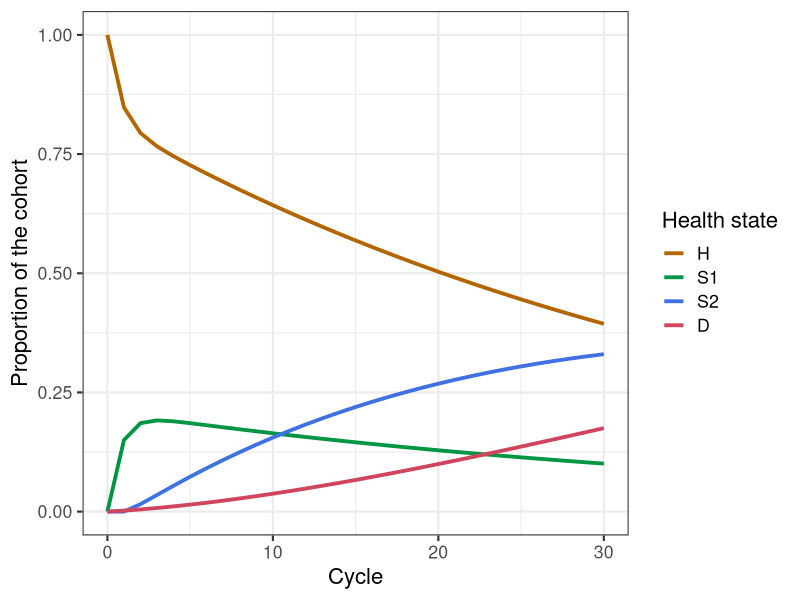

Reproduce this figure in R. (Note: this script raises an error after producing the figure.)
###############################################################################
### A brief report -  ## 2019 ##
################################################################################
# This code forms the basis for the brief report: 
# 'State transition model dynamics TITLE' 
# Authors: 
# Please cite the article when using this code
#
# To program this tutorial we made use of 
# R version 3.5.1 (2018-7-02)
# Platform: x86_64-apple-darwin15.6.0 (64-bit)
# Running under: macOS Mojave 10.14
# RStudio: Version 1.1.456 2009-2018 RStudio, Inc

################################################################################
################# Code of Appendix A ###########################################
################################################################################
# Constructs a time-homogeneous implementation of the Sick-Sicker model #

################################# Initial setup ################################
#rm(list = ls())  # remove any variables in R's memory 
library(dplyr)    # to manipulate data
library(reshape2) # to transform data
library(ggplot2)  # for nice looking plots
library(scales)   # for dollar signs and commas

#### 02 Load Functions ####
# no functions required

#### 03 Input Model Parameters ####
## Strategy names
v.names.str <- c("No Treatment", "Treatment")  
## Number of strategies
n.str <- length(v.names.str)
## Markov model parameters
age     <- 25                  # age at baseline
max.age <- 55                  # maximum age of follow up
n.t <- max.age - age           # time horizon, number of cycles
v.n <- c("H", "S1", "S2", "D") # the 4 states of the model: 
# Healthy (H), Sick (S1), Sicker (S2), Dead (D)
n.s <- length(v.n)             # number of health states 

## Transition probabilities (per cycle) and hazard ratios
p.HD    <- 0.002 # constant probability of dying when healthy (all-cause mortality)
p.HS1   <- 0.15  # probability to become sick when healthy
p.S1H   <- 0.5   # probability to become healthy when sick
p.S1S2  <- 0.105 # probability to become sicker when sick
hr.S1   <- 3     # hazard ratio of death in S1 vs healthy
hr.S2   <- 10    # hazard ratio of death in S2 vs healthy 

## Cost and utility inputs 
# State rewards
c.H   <- 2000  # cost of remaining one cycle healthy 
c.S1  <- 4000  # cost of remaining one cycle sick 
c.S2  <- 15000 # cost of remaining one cycle sicker 
c.D   <- 0     # cost of being dead (per cycle)
c.Trt <- 12000 # cost of treatment (per cycle 

u.H   <- 1     # utility when healthy 
u.S1  <- 0.75  # utility when sick 
u.S2  <- 0.5   # utility when sicker
u.D   <- 0     # utility when healthy 
u.Trt <- 0.95  # utility when being treated

# Transition rewards
du.HS1 <- 0.01  # disutility when transitioning from H to S1
ic.HS1 <- 1000  # increase in cost when transitioning from H to S1
ic.D   <- 1000  # increase in cost when dying

## Discounting factor
d.c <- d.e <- 0.03 # equal discount of costs and QALYs by 3%
# Discount weight vector (equal discounting is assumed for costs and effects)
v.dwc <- 1 / (1 + d.c) ^ (0:n.t) # calculate discount weights for costs for each cycle based on discount rate d.r
v.dwe <- 1 / (1 + d.e) ^ (0:n.t) # calculate discount weights for effectiveness for each cycle based on discount rate d.r

# Transition probability to dead from S1 and S2
p.S1D  <- 1 - exp(log(1 - p.HD) * hr.S1) # probability to die in S1
p.S2D  <- 1 - exp(log(1 - p.HD) * hr.S2) # probability to die in S2

#### 04 Define and initialize matrices and vectors ####
#### 04.1 Transition probability MATRIX ####
# Initialize matrix
m.P <- matrix(0, 
              nrow = n.s, ncol = n.s, 
              dimnames = list(v.n, v.n))
# Fill in matrix
# From H
m.P["H", "H"]  <- 1 - (p.HS1 + p.HD)
m.P["H", "S1"] <- p.HS1
m.P["H", "D"]  <- p.HD
# From S1
m.P["S1", "H"]  <- p.S1H
m.P["S1", "S1"] <- 1 - (p.S1H + p.S1S2 + p.S1D)
m.P["S1", "S2"] <- p.S1S2
m.P["S1", "D"]  <- p.S1D
# From S2
m.P["S2", "S2"] <- 1 - p.S2D
m.P["S2", "D"]  <- p.S2D
# From D
m.P["D", "D"] <- 1

#### 04.2 Initial state vector ####
# All starting healthy
s0 <- c(H = 1, S1 = 0, S2 = 0, D = 0)
s0

#### 04.3 Cohort trace ####
## Create the markov trace matrix M capturing the proportion of the cohort in each state at each cycle
# Initialize cohort trace
m.M <- matrix(0, 
              nrow = (n.t + 1), ncol = n.s, 
              dimnames = list(0:n.t, v.n))
m.M[1, ] <- s0 # store the initial state vector

################################################################################
############################## Matrix approach #################################
################################################################################
#### 05 Run Markov model ####
for(t in 1:n.t){                    # loop through the number of cycles
  m.M[t + 1, ] <- m.M[t, ] %*% m.P  # estimate the state vector for the next cycle (t + 1)
}
head(round(m.M, 3))

################################################################################
############################## Array approach ##################################
################################################################################
# Initialize array
a.A <- array(0, dim = c(n.s, n.s, n.t + 1),
             dimnames = list(v.n, v.n, 0:n.t))

#### 05.1 Run Markov model ####
# as described in the paper
t05.1 <- Sys.time() # Start the clock 
diag(a.A[, , 1]) <- s0 # store the initial state vector in the diagnal of A

# run the model 
for(t in 1:n.t){                     # loop through the number of cycles
  a.A[, , t + 1] <- colSums(a.A[, ,t]) * m.P  # fill array A for t + 1 
}

# calculating M from A 
m.M_A <- t(colSums(a.A))   # sum over the colums of A and transpose 

t05.1 = Sys.time() - t05.1 # stop the clock and calculate duration

#### 05.2 Run Markov model ####
# creating both the matrix and array at the same time 
t05.2 <- Sys.time() # start the clock 
for(t in 1:n.t){                     # loop through the number of cycles
  m.M[t + 1, ]   <- m.M[t, ] %*% m.P # estimate the state vector for cycle t + 1
  a.A[, , t + 1] <- m.M[t, ]  * m.P  # fill array A for t + 1 
}
t05.2 <- Sys.time() - t05.2 # stop the clock and calculate duration

m.M_A == m.M  # do the two approached give the same results?
t05.1 < t05.2 # is the first approach faster?


#### 06 Compute and Plot  ####
#### 06.1 Cohort trace #####
ggplot(melt(m.M), aes(x = Var1, y = value, color = Var2)) +
  geom_line(size = 1.3) +
  scale_color_discrete(l = 50, name = "Health state", h = c(45, 365)) +
  xlab("Cycle") +
  ylab("Proportion of the cohort") +
  theme_bw(base_size = 16) +
  theme()


#### 07 Compute Cost-Effectiveness Outcomes ####
#### 07.1 State and transition rewards for each strategy ####

## Matrix for utilities 
m.U <- matrix(0, nrow = n.s, ncol = n.s, 
                 dimnames = list(v.n, v.n))

# From H
m.U["H", "H"]    <- u.H
m.U["H", "S1"]   <- u.S1 - du.HS1
m.U["H", "D"]    <- u.D
# From S1
m.U["S1", "H"]   <- u.H
m.U["S1", "S1"]  <- u.S1 
m.U["S1", "S2"]  <- u.S2
m.U["S1", "D"]   <- u.D
# From S2
m.U["S2", "S1"]  <- u.S1
m.U["S2", "S2"]  <- u.S2
m.U["S2", "D"]   <- u.D

m.U_Tr = m.U_UC <- m.U  # Copy the result to the matrices
# replate the utilities that are different in the treatment group
# From H
m.U_Tr["H", "S1"] <- u.Trt - du.HS1
# From S1
m.U_Tr["S1", "S1"] <- u.Trt
# From S2
m.U_Tr["S2", "S1"] <- u.Trt


## Matrix of costs
m.C_UC <- matrix(0, 
                 nrow = n.s, ncol = n.s, 
                 dimnames = list(v.n, v.n))
# Fill in matrix
# From H
m.C_UC["H", "H"]  <- c.H 
m.C_UC["H", "S1"] <- c.S1 + ic.HS1
m.C_UC["H", "D"]  <- ic.D + c.D
# From S1
m.C_UC["S1", "H"]  <- c.H
m.C_UC["S1", "S1"] <- c.S1
m.C_UC["S1", "S2"] <- c.S2
m.C_UC["S1", "D"]  <- ic.D
# From S2
m.C_UC["S2", "S2"] <- c.S2
m.C_UC["S2", "D"]  <- ic.D
# From D
m.C_UC["D", "D"] <- c.D

## Vector of state costs under new treatment
m.C_Tr = m.C_UC # copy the results
# replace the cost values influences by treatment costs 
# From S1
m.C_Tr["S1", "S1"] <- c.S1 + c.Trt
m.C_Tr["S1", "S2"] <- c.S2 + c.Trt
# From S2
m.C_Tr["S2", "S2"] <- c.S2 + c.Trt


#### 07.2 Expected QALYs and Costs per cycle for each strategy ####
#### Expected QALYs and Costs per cycle ####
## Vector of qalys
v.qaly_UC  <- rowSums(t(colSums(to.tensor(a.A) * to.tensor(m.U_UC))))
## Vector of costs
v.cost_UC  <- rowSums(t(colSums(to.tensor(a.A) * to.tensor(m.C_UC))))

## Vector of qalys
v.qaly_Tr <- rowSums(t(colSums(to.tensor(a.A) * to.tensor(m.U_Tr))))
## Vector of costs
v.cost_Tr <- rowSums(t(colSums(to.tensor(a.A) * to.tensor(m.C_Tr))))

#### Discounted Total expected QALYs and Costs ####
te_UC <- v.qaly_UC %*% v.dwe  # total (discounted) QALY 
tc_UC <- v.cost_UC %*% v.dwc  # total (discounted) cost 

te_Tr <- v.qaly_Tr %*% v.dwe  # total (discounted) QALY 
tc_Tr <- v.cost_Tr %*% v.dwc  # total (discounted) cost 


#### Cost-effectiveness analysis ####
### Vector of costs
v.cost <- c(tc_UC, tc_Tr)
### Vector of effectiveness
v.qaly <- c(te_UC, te_Tr)

### Incremental outcomes
delta.C <- v.cost[2] - v.cost[1]             # calculate incremental costs
delta.E <- v.qaly[2] - v.qaly[1]             # calculate incremental QALYs
ICER    <- delta.C / delta.E                 # calculate the ICER
results <- c(delta.C, delta.E, ICER)         # store the values in a new variable

# Create full incremental cost-effectiveness analysis table
table_cstm <- data.frame(
  Costs = dollar(v.cost),
  QALYs = round(v.qaly, 3),
  `Incremental Costs` = c("", dollar(delta.C)),
  `Incremental QALYS` = c("", round(delta.E, 3)),
  ICER = c("", dollar(ICER))
)
rownames(table_cstm) <- v.names.str

table_cstm  # print the table 

